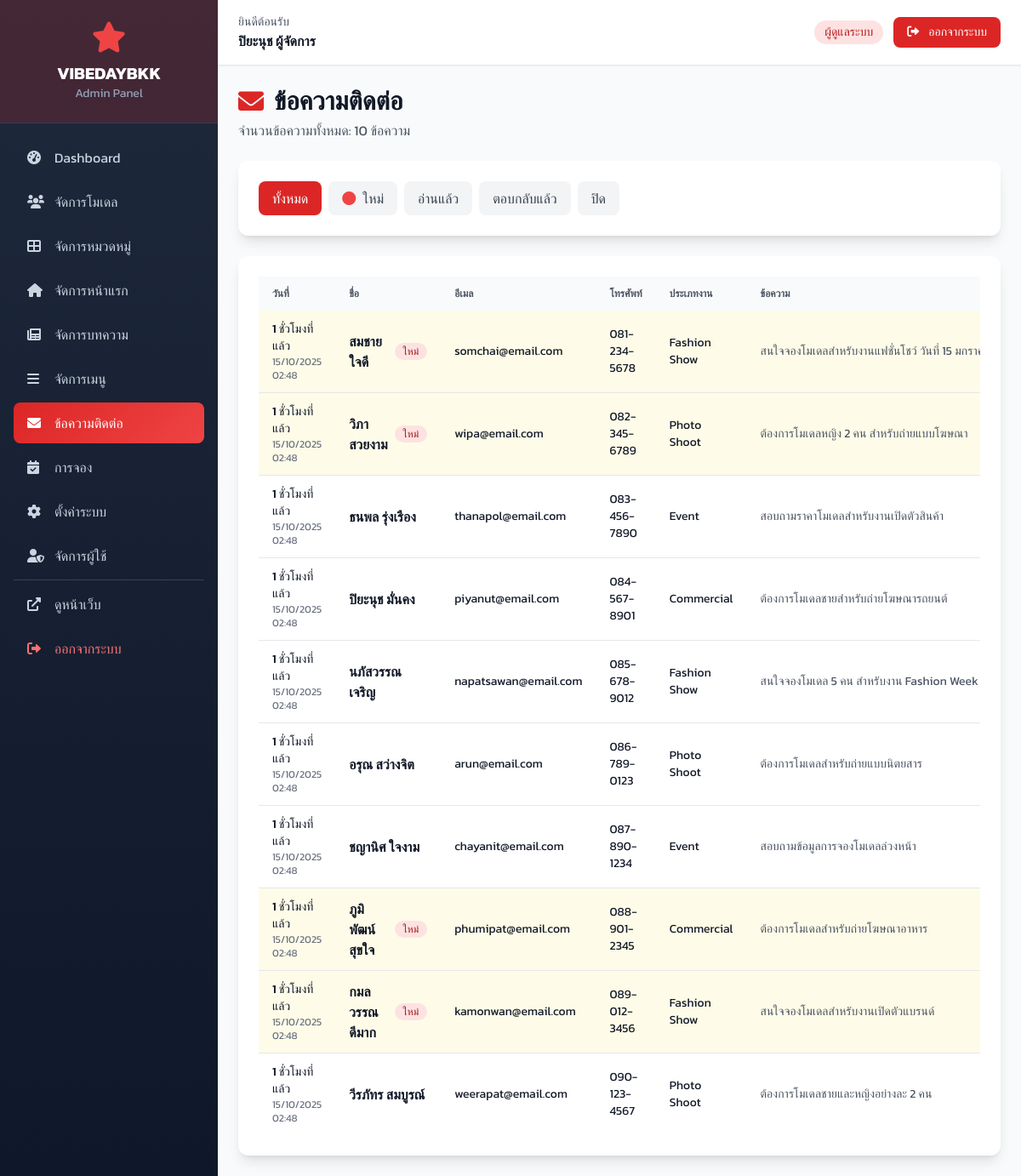
Page /admin/contacts/index.php (signed in) on the committed database.
### tables this page shows
CREATE TABLE IF NOT EXISTS contacts (
    id INT AUTO_INCREMENT PRIMARY KEY,
    name VARCHAR(100) NOT NULL,
    email VARCHAR(100) NOT NULL,
    phone VARCHAR(20),
    service_type VARCHAR(100),
    message TEXT NOT NULL,
    status ENUM('new', 'read', 'replied', 'closed') DEFAULT 'new',
    ip_address VARCHAR(45),
    user_agent TEXT,
    replied_at DATETIME NULL,
    replied_by INT NULL,
    reply_message TEXT,
    created_at TIMESTAMP DEFAULT CURRENT_TIMESTAMP,
    FOREIGN KEY (replied_by) REFERENCES users(id) ON DELETE SET NULL
);

### includes/functions.php (called while the page is built, shortened)
<?php
function db_query($conn, $sql) {
    $result = $conn->query($sql);
    return $result;
}
function db_get_rows($conn, $sql) {
    $result = db_query($conn, $sql);
    $rows = [];
    if ($result && $result->num_rows > 0) {
        while ($row = $result->fetch_assoc()) {
            $rows[] = $row;
        }
    }
    return $rows;
}
function format_date_thai($date, $format = 'd/m/Y') {
    return date($format, strtotime($date));
}
function time_ago($datetime) {
    $timestamp = strtotime($datetime);
    $diff = time() - $timestamp;
    if ($diff < 60) {
        return 'เมื่อสักครู่';
    } elseif ($diff < 3600) {
        $mins = floor($diff / 60);
        return $mins . ' นาทีที่แล้ว';
    } elseif ($diff < 86400) {
        $hours = floor($diff / 3600);
        return $hours . ' ชั่วโมงที่แล้ว';
    } elseif ($diff < 604800) {
        $days = floor($diff / 86400);
        return $days . ' วันที่แล้ว';
    } else {
        return format_date_thai($datetime);
    }
}
function truncate_text($text, $length = 100, $suffix = '...') {
    return $text;
}
?>

### admin/contacts/index.php (the view, shortened to what this page needs)
<?php
require_once '../../includes/config.php';
$status_filter = $_GET['status'] ?? '';
$page = isset($_GET['page']) ? (int)$_GET['page'] : 1;
$per_page = ADMIN_ITEMS_PER_PAGE;
$offset = ($page - 1) * $per_page;
$where = $status_filter ? "WHERE status = '{$status_filter}'" : '';
$count_sql = "SELECT COUNT(*) as total FROM contacts {$where}";
$result = $conn->query($count_sql);
$total_contacts = $result->fetch_assoc()['total'];
$sql = "SELECT * FROM contacts {$where} ORDER BY created_at DESC LIMIT {$per_page} OFFSET {$offset}";
$contacts = db_get_rows($conn, $sql);
include '../includes/header.php';
?>
<div class="flex flex-col sm:flex-row sm:items-center sm:justify-between mb-6">
    <div>
        <h2 class="text-3xl font-bold text-gray-900 flex items-center">
            <i class="fas fa-envelope mr-3 text-red-600"></i>ข้อความติดต่อ
        </h2>
        <p class="text-gray-600 mt-1">จำนวนข้อความทั้งหมด: <?php echo $total_contacts; ?> ข้อความ</p>
    </div>
</div>
<div class="bg-white rounded-xl shadow-lg p-6 mb-6">
    <div class="flex flex-wrap gap-2">
        <a href="?" class="inline-flex items-center px-4 py-2 rounded-lg font-medium transition-colors duration-200 <?php echo empty($status_filter) ? 'bg-red-600 text-white' : 'bg-gray-100 text-gray-700 hover:bg-gray-200'; ?>">
            ทั้งหมด
        </a>
        <a href="?status=new" class="inline-flex items-center px-4 py-2 rounded-lg font-medium transition-colors duration-200 <?php echo $status_filter == 'new' ? 'bg-red-600 text-white' : 'bg-gray-100 text-gray-700 hover:bg-gray-200'; ?>">
            <i class="fas fa-circle text-red-500 mr-2"></i>ใหม่
        </a>
        <a href="?status=read" class="inline-flex items-center px-4 py-2 rounded-lg font-medium transition-colors duration-200 <?php echo $status_filter == 'read' ? 'bg-red-600 text-white' : 'bg-gray-100 text-gray-700 hover:bg-gray-200'; ?>">
            อ่านแล้ว
        </a>
        <a href="?status=replied" class="inline-flex items-center px-4 py-2 rounded-lg font-medium transition-colors duration-200 <?php echo $status_filter == 'replied' ? 'bg-red-600 text-white' : 'bg-gray-100 text-gray-700 hover:bg-gray-200'; ?>">
            ตอบกลับแล้ว
        </a>
        <a href="?status=closed" class="inline-flex items-center px-4 py-2 rounded-lg font-medium transition-colors duration-200 <?php echo $status_filter == 'closed' ? 'bg-red-600 text-white' : 'bg-gray-100 text-gray-700 hover:bg-gray-200'; ?>">
            ปิด
        </a>
    </div>
</div>
<div class="bg-white rounded-xl shadow-lg overflow-hidden">
    <div class="p-6">
        <?php if (empty($contacts)): ?>
            <div class="text-center py-12">
                <i class="fas fa-inbox text-6xl text-gray-400 mb-4"></i>
                <h5 class="text-gray-600 text-xl font-medium">ไม่มีข้อความ</h5>
            </div>
        <?php else: ?>
            <div class="overflow-x-auto">
                <table class="w-full">
                    <thead class="bg-gray-50">
                        <tr>
                            <th class="px-4 py-3 text-left text-xs font-semibold text-gray-600 uppercase">วันที่</th>
                            <th class="px-4 py-3 text-left text-xs font-semibold text-gray-600 uppercase">ชื่อ</th>
                            <th class="px-4 py-3 text-left text-xs font-semibold text-gray-600 uppercase">อีเมล</th>
                            <th class="px-4 py-3 text-left text-xs font-semibold text-gray-600 uppercase">โทรศัพท์</th>
                            <th class="px-4 py-3 text-left text-xs font-semibold text-gray-600 uppercase">ประเภทงาน</th>
                            <th class="px-4 py-3 text-left text-xs font-semibold text-gray-600 uppercase">ข้อความ</th>
                        </tr>
                    </thead>
                    <tbody class="divide-y divide-gray-200">
                        <?php foreach ($contacts as $contact): ?>
                        <tr class="hover:bg-gray-50 <?php echo $contact['status'] == 'new' ? 'bg-yellow-50' : ''; ?>">
                            <td class="px-4 py-3">
                                <div class="text-sm font-medium text-gray-900"><?php echo time_ago($contact['created_at']); ?></div>
                                <div class="text-xs text-gray-500"><?php echo format_date_thai($contact['created_at'], 'd/m/Y H:i'); ?></div>
                            </td>
                            <td class="px-4 py-3">
                                <div class="flex items-center">
                                    <span class="font-semibold text-gray-900"><?php echo $contact['name']; ?></span>
                                    <?php if ($contact['status'] == 'new'): ?>
                                        <span class="ml-2 inline-flex items-center px-2.5 py-0.5 rounded-full text-xs font-medium bg-red-100 text-red-800">
                                            ใหม่
                                        </span>
                                    <?php endif; ?>
                                </div>
                            </td>
                            <td class="px-4 py-3 text-sm text-gray-900"><?php echo $contact['email']; ?></td>
                            <td class="px-4 py-3 text-sm text-gray-900"><?php echo $contact['phone']; ?></td>
                            <td class="px-4 py-3 text-sm text-gray-900"><?php echo $contact['service_type'] ?: '-'; ?></td>
                            <td class="px-4 py-3 text-sm text-gray-600 max-w-xs truncate"><?php echo truncate_text($contact['message'], 60); ?></td>
                        </tr>
                        <?php endforeach; ?>
                    </tbody>
                </table>
            </div>
        <?php endif; ?>
    </div>
</div>
<?php include '../includes/footer.php'; ?>

### admin/includes/header.php (style rules this page uses)
body { font-family: 'Kanit', sans-serif; }

### rows in the picture
contacts: created_at "1 ชั่วโมงที่แล้ว", created_at "15/10/2025 02:48", name "สมชาย ใจดี", status "ใหม่", email "somchai@email.com", phone "081-234-5678", service_type "Fashion Show", message "สนใจจองโมเดลสำหรับงานแฟชั่นโชว์ วันที่ 15 มกราคม…"
contacts: created_at "1 ชั่วโมงที่แล้ว", created_at "15/10/2025 02:48", name "วิภา สวยงาม", status "ใหม่", email "wipa@email.com", phone "082-345-6789", service_type "Photo Shoot", message "ต้องการโมเดลหญิง 2 คน สำหรับถ่ายแบบโฆษณา"
contacts: created_at "1 ชั่วโมงที่แล้ว", created_at "15/10/2025 02:48", name "ธนพล รุ่งเรือง", email "thanapol@email.com", phone "083-456-7890", service_type "Event", message "สอบถามราคาโมเดลสำหรับงานเปิดตัวสินค้า"
contacts: created_at "1 ชั่วโมงที่แล้ว", created_at "15/10/2025 02:48", name "ปิยะนุช มั่นคง", email "piyanut@email.com", phone "084-567-8901", service_type "Commercial", message "ต้องการโมเดลชายสำหรับถ่ายโฆษณารถยนต์"
contacts: created_at "1 ชั่วโมงที่แล้ว", created_at "15/10/2025 02:48", name "นภัสวรรณ เจริญ", email "napatsawan@email.com", phone "085-678-9012", service_type "Fashion Show", message "สนใจจองโมเดล 5 คน สำหรับงาน Fashion Week"
contacts: created_at "1 ชั่วโมงที่แล้ว", created_at "15/10/2025 02:48", name "อรุณ สว่างจิต", email "arun@email.com", phone "086-789-0123", service_type "Photo Shoot", message "ต้องการโมเดลสำหรับถ่ายแบบนิตยสาร"
contacts: created_at "1 ชั่วโมงที่แล้ว", created_at "15/10/2025 02:48", name "ชญานิศ ใจงาม", email "chayanit@email.com", phone "087-890-1234", service_type "Event", message "สอบถามข้อมูลการจองโมเดลล่วงหน้า"
contacts: created_at "1 ชั่วโมงที่แล้ว", created_at "15/10/2025 02:48", name "ภูมิพัฒน์ สุขใจ", status "ใหม่", email "phumipat@email.com", phone "088-901-2345", service_type "Commercial", message "ต้องการโมเดลสำหรับถ่ายโฆษณาอาหาร"
contacts: created_at "1 ชั่วโมงที่แล้ว", created_at "15/10/2025 02:48", name "กมลวรรณ ดีมาก", status "ใหม่", email "kamonwan@email.com", phone "089-012-3456", service_type "Fashion Show", message "สนใจจองโมเดลสำหรับงานเปิดตัวแบรนด์"
contacts: created_at "1 ชั่วโมงที่แล้ว", created_at "15/10/2025 02:48", name "วีรภัทร สมบูรณ์", email "weerapat@email.com", phone "090-123-4567", service_type "Photo Shoot", message "ต้องการโมเดลชายและหญิงอย่างละ 2 คน"

### other values in the picture
$full_name "ปิยะนุช ผู้จัดการ"
$total_contacts "10"
